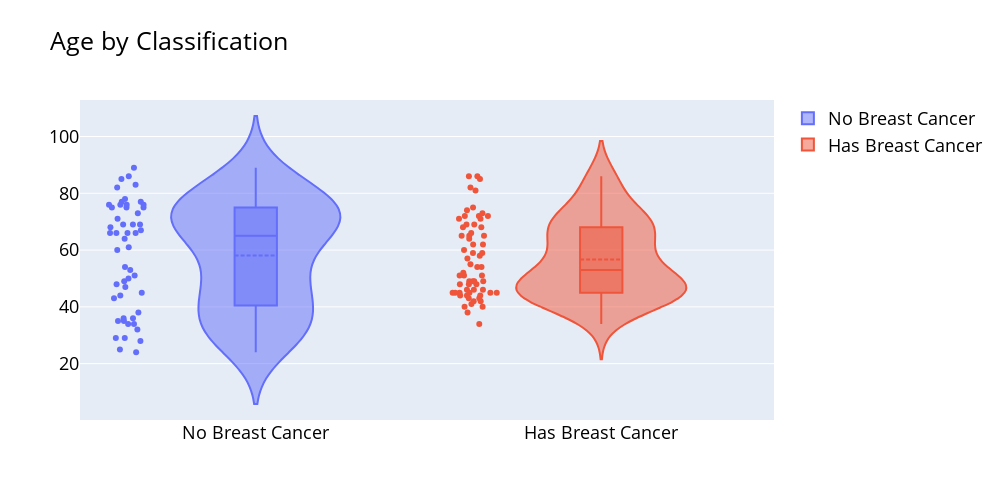
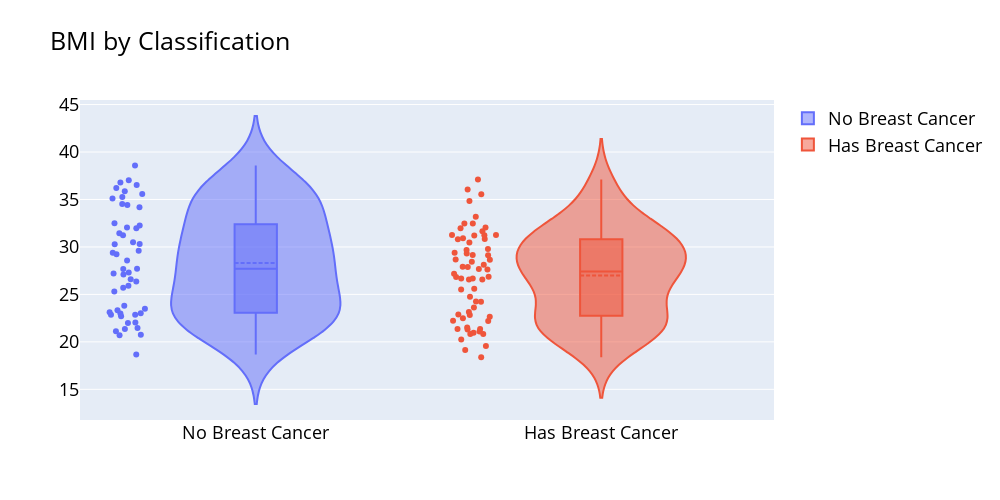
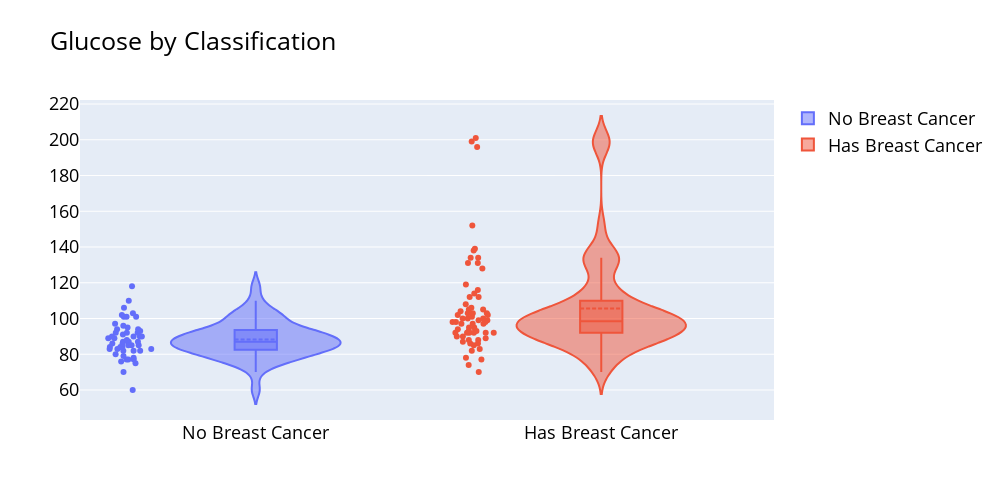
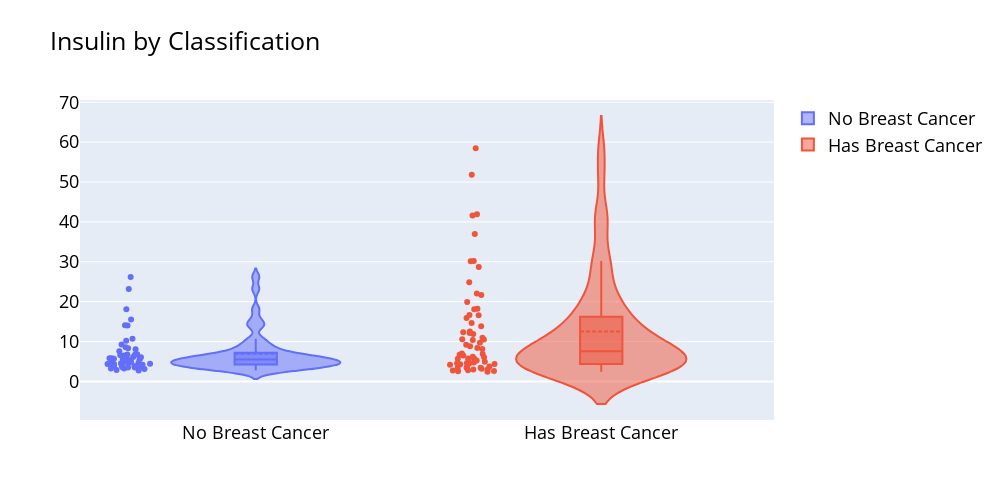

The notebook cell these images were saved under, in order:
### Markdown cell above
### Box Plots

### Code cell
import plotly.graph_objects as go

class_labels = {1: "No Breast Cancer", 2: "Has Breast Cancer"}

for column in columns:
    fig = go.Figure()
    for label in class_labels:
        fig.add_trace(go.Violin(
            y=data[data['Classification'] == label][column],
            name=class_labels[label],
            box_visible=True,
            meanline_visible=True,
            points='all'
        ))
    fig.update_layout(
        title=f'{column} by Classification',
        autosize=False,
        width=1000,
        height=500,
        font=dict(size=18, color="black")
    )
    fig.show()

### Figure 1 — Plotly figure (JSON) as saved in the notebook; plotly's stock layout.template omitted (floating-point values rounded to 4 significant figures)
{"data": [{"box": {"visible": true}, "meanline": {"visible": true}, "name": "No Breast Cancer", "points": "all", "type": "violin", "y": [48, 83, 82, 68, 86, 49, 89, 76, 73, 75, 34, 29, 25, 24, 38, 44, 47, 61, 64, 32, 36, 34, 29, 35, 54, 45, 50, 66, 35, 36, 66, 53, 28, 43, 51, 67, 66, 69, 60, 77, 76, 76, 75, 69, 71, 66, 75, 78, 69, 85, 76, 77]}, {"box": {"visible": true}, "meanline": {"visible": true}, "name": "Has Breast Cancer", "points": "all", "type": "violin", "y": [45, 45, 49, 34, 42, 68, 51, 62, 38, 69, 49, 51, 59, 45, 54, 64, 46, 44, 45, 44, 51, 72, 46, 43, 55, 43, 86, 41, 59, 81, 48, 71, 42, 65, 48, 85, 48, 58, 40, 82, 52, 49, 60, 49, 44, 40, 71, 69, 74, 66, 65, 72, 57, 73, 45, 46, 68, 75, 54, 45, 62, 65, 72, 86]}], "layout": {"autosize": false, "font": {"color": "black", "size": 18}, "height": 500, "title": {"text": "Age by Classification"}, "width": 1000}}

### Figure 2 — Plotly figure (JSON) as saved in the notebook; plotly's stock layout.template omitted (floating-point values rounded to 4 significant figures)
{"data": [{"box": {"visible": true}, "meanline": {"visible": true}, "name": "No Breast Cancer", "points": "all", "type": "violin", "y": [23.5, 20.69, 23.12, 21.37, 21.11, 22.85, 22.7, 23.8, 22.0, 23.0, 21.47, 23.01, 22.86, 18.67, 23.34, 20.76, 22.03, 32.04, 34.53, 36.51, 28.58, 31.98, 32.27, 30.28, 30.48, 37.04, 38.58, 31.45, 35.25, 34.17, 36.21, 36.79, 35.86, 34.42, 27.69, 29.61, 31.24, 35.09, 26.35, 35.59, 29.22, 27.2, 27.3, 32.5, 30.3, 27.7, 25.7, 25.3, 29.4, 26.6, 27.1, 25.9]}, {"box": {"visible": true}, "meanline": {"visible": true}, "name": "Has Breast Cancer", "points": "all", "type": "violin", "y": [21.3, 20.83, 20.96, 24.24, 21.36, 21.08, 19.13, 22.66, 22.5, 21.51, 21.37, 22.89, 22.83, 23.14, 24.22, 22.22, 20.83, 19.56, 20.26, 24.74, 18.37, 23.62, 22.21, 26.56, 31.98, 31.25, 26.67, 26.67, 28.67, 31.64, 32.46, 25.51, 29.3, 29.67, 28.12, 27.69, 31.25, 29.15, 30.84, 31.22, 30.8, 32.46, 31.23, 29.78, 27.89, 27.64, 27.92, 28.44, 28.65, 26.56, 30.92, 29.14, 34.84, 37.11, 29.38, 33.18, 35.56, 30.48, 36.05, 26.85, 26.84, 32.05, 25.59, 27.18]}], "layout": {"autosize": false, "font": {"color": "black", "size": 18}, "height": 500, "title": {"text": "BMI by Classification"}, "width": 1000}}

### Figure 3 — Plotly figure (JSON) as saved in the notebook; plotly's stock layout.template omitted (floating-point values rounded to 4 significant figures)
{"data": [{"box": {"visible": true}, "meanline": {"visible": true}, "name": "No Breast Cancer", "points": "all", "type": "violin", "y": [70, 92, 91, 77, 92, 92, 77, 118, 97, 83, 78, 82, 82, 88, 75, 86, 84, 85, 95, 87, 86, 87, 84, 84, 90, 83, 106, 90, 90, 80, 101, 101, 87, 89, 77, 79, 82, 101, 103, 76, 83, 94, 85, 93, 102, 90, 94, 60, 89, 96, 110, 85]}, {"box": {"visible": true}, "meanline": {"visible": true}, "name": "Has Breast Cancer", "points": "all", "type": "violin", "y": [102, 74, 94, 92, 93, 102, 93, 92, 95, 112, 78, 103, 98, 116, 86, 98, 88, 114, 92, 106, 105, 105, 86, 101, 92, 103, 201, 97, 77, 100, 99, 112, 98, 85, 90, 196, 199, 139, 128, 100, 87, 134, 131, 70, 99, 103, 104, 108, 88, 89, 97, 83, 95, 134, 90, 92, 131, 152, 119, 92, 100, 97, 82, 138]}], "layout": {"autosize": false, "font": {"color": "black", "size": 18}, "height": 500, "title": {"text": "Glucose by Classification"}, "width": 1000}}

### Figure 4 — Plotly figure (JSON) as saved in the notebook; plotly's stock layout.template omitted (floating-point values rounded to 4 significant figures)
{"data": [{"box": {"visible": true}, "meanline": {"visible": true}, "name": "No Breast Cancer", "points": "all", "type": "violin", "y": [2.707, 3.115, 4.498, 3.226, 3.549, 3.226, 4.69, 6.47, 3.35, 4.952, 3.469, 5.663, 4.09, 6.107, 5.782, 7.553, 2.869, 18.08, 4.427, 14.03, 4.345, 4.53, 5.81, 4.376, 5.537, 6.76, 6.703, 9.245, 6.817, 6.59, 15.53, 10.18, 8.576, 23.19, 3.855, 5.819, 4.181, 5.646, 5.138, 3.881, 5.376, 14.07, 5.197, 5.43, 8.34, 6.042, 8.079, 3.508, 10.7, 4.462, 26.21, 4.58]}, {"box": {"visible": true}, "meanline": {"visible": true}, "name": "Has Breast Cancer", "points": "all", "type": "violin", "y": [13.85, 4.56, 12.3, 21.7, 2.999, 6.2, 4.364, 3.482, 5.261, 6.683, 2.64, 2.74, 6.862, 4.902, 3.73, 5.7, 3.42, 15.89, 3.44, 58.46, 6.03, 4.42, 36.94, 10.55, 16.64, 4.328, 41.61, 22.03, 3.188, 9.669, 28.68, 10.39, 4.172, 14.65, 2.54, 51.81, 12.16, 16.58, 41.89, 18.08, 30.21, 24.89, 30.13, 8.396, 9.208, 2.432, 18.2, 8.808, 3.012, 6.524, 10.49, 10.95, 12.55, 5.636, 4.713, 5.75, 8.15, 7.01, 11.91, 3.33, 4.53, 5.73, 2.82, 19.91]}], "layout": {"autosize": false, "font": {"color": "black", "size": 18}, "height": 500, "title": {"text": "Insulin by Classification"}, "width": 1000}}
